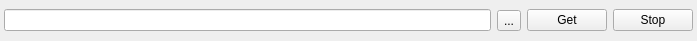
<?xml version="1.0" encoding="UTF-8"?>
<ui version="4.0">
 <class>ExplorerScannerView</class>
 <widget class="QWidget" name="ExplorerScannerView">
  <property name="geometry">
   <rect>
    <x>0</x>
    <y>0</y>
    <width>697</width>
    <height>41</height>
   </rect>
  </property>
  <property name="windowTitle">
   <string>Form</string>
  </property>
  <layout class="QHBoxLayout" name="horizontalLayout">
   <property name="leftMargin">
    <number>4</number>
   </property>
   <property name="topMargin">
    <number>4</number>
   </property>
   <property name="rightMargin">
    <number>4</number>
   </property>
   <property name="bottomMargin">
    <number>4</number>
   </property>
   <item>
    <widget class="QLineEdit" name="lineEditTarget"/>
   </item>
   <item>
    <widget class="QToolButton" name="buttonMultipleTargets">
     <property name="text">
      <string>...</string>
     </property>
    </widget>
   </item>
   <item>
    <widget class="QPushButton" name="buttonGet">
     <property name="text">
      <string>Get</string>
     </property>
    </widget>
   </item>
   <item>
    <widget class="QPushButton" name="buttonStop">
     <property name="text">
      <string>Stop</string>
     </property>
    </widget>
   </item>
  </layout>
 </widget>
 <resources/>
 <connections/>
</ui>
